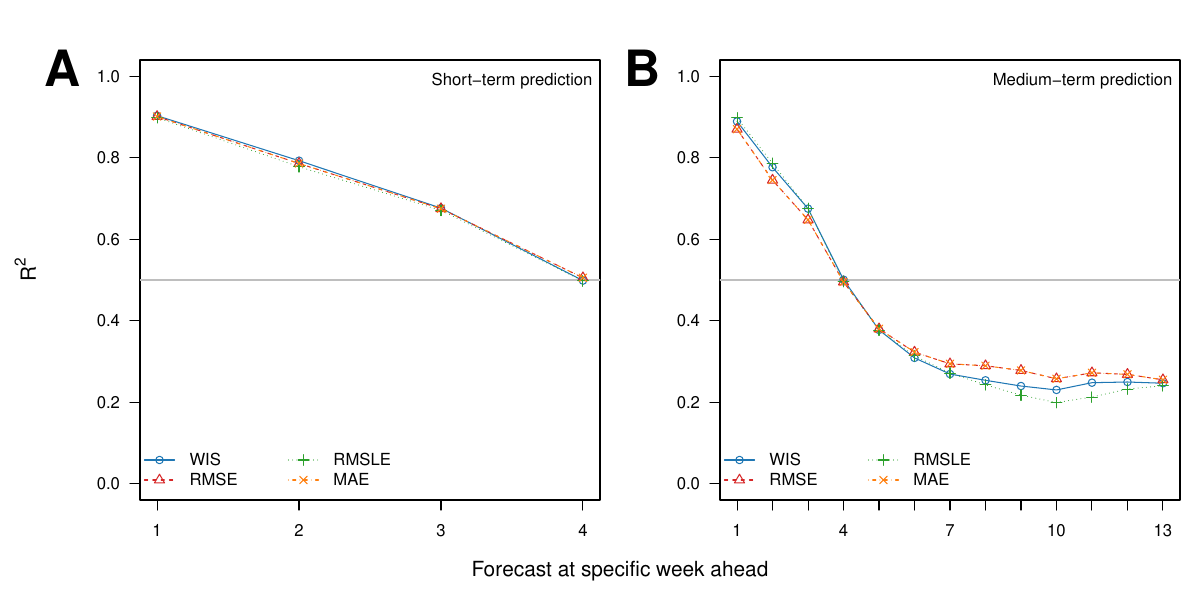

The script that saved this image:





#
#--- SETUP ---
#





load(list.files("data", "HK_flu_reg", full.names = T))
source("program/ILI/20240404_reg_sep_fore_Xw_fx.R")





#
#--- DATA INPUT ---
#





# <2  mins
start.t = Sys.time()

cl = makeCluster(n.cores, type = "SOCK")
registerDoSNOW(cl)

f.r2 = list()

for (f.period in c(4, 13)) {
  
  f.yr = 2020
  # f.period = 4
  data.fx(data, f.yr, f.period, 26)
  

  
  load(list.files("program/ILI", sprintf("reg_sep_fore_%02dw_%d_CV_result.Rdata", f.period, f.yr), full.names = T))
  
  cv.table = aggregate(. ~ model, data = cv.table, FUN = mean)
  cv.table = subset(cv.table, select = -tsCV.ind)
  cv.table = criteria.rank.fx(cv.table, rank.w.value = F)
  
  ( RMSE.model = with(cv.table, model[which.min(v.RMSE     )]) )
  ( LNQ.model  = with(cv.table, model[which.min(v.LNQ      )]) )
  ( MAE.model  = with(cv.table, model[which.min(v.MAE      )]) ) 
  ( WIS.model  = with(cv.table, model[which.min(v.WIS      )]) ) 
  
  
  
  # calculate r2
  model.list = sprintf("%s.model", c("WIS", "RMSE", "LNQ", "MAE"))
  
  r2.list = foreach(
    i         = model.list,
    .packages = c("MASS"),
    .export   = model.list,
    .combine  = c
  ) %dopar% {
    
    # model.i    = get("RMSE.model")
    model.i    = get(i)
    pred.train = pred.fx(model.i, train.d, train.d, c(0.05), keep.mc = F)
    r2         = sapply(pred.train[["pred.y.sum"]], function(x) { (cor(x[, c("f.obs", "fit.mean")])[2,1])^2 })
    
    output = list(r2)
    names(output) = i
    
    return(output)
  }
  
  f.r2[[sprintf("%02dw", f.period)]] = r2.list
  
}

stopCluster(cl)

end.t = Sys.time()
end.t - start.t

save(f.r2, file = file.fx("r2.Rdata"))





#
#--- plot ---
#




# range( sapply(f.r2[["13w"]], function(i) { i[1:4]  } ) )
# range( sapply(f.r2[["13w"]], function(i) { i[5:13] } ) )


pdf(
  width  = 12,
  height = 6,
  file   = file.fx("FigS2_r2.pdf")
)



# windows(width = 12, height = 6)
# quartz(width = 12, height = 6)
par(mfrow = c(1,2), mar = c(2,5,3,1), oma = c(3,2,0,0), las = 1)

for (f.period in c(4, 13)) {
  
  plot(
    NULL,
    xlim = range(1:f.period),
    ylim = c(0, 1),
    xaxt = "n",
    ylab = ""
  )
  abline(h = 0.5, col = "grey")
  
  if (f.period == 13) {
    axis(1, at = 1:f.period, labels = NA)
    axis(1, at = seq(1, 13, 3), tick = F)
  } else {
    axis(1, at = 1:f.period)
  }
  
  
  r2.list = f.r2[[sprintf("%02dw", f.period)]]
  N       = length(r2.list)
  for (i in 1:N) {
    
    r2.i = r2.list[[i]]
    points(r2.i, col = col.fx(i), pch = i)
    lines(r2.i, col = col.fx(i), lty = i)
  }
  
  if (f.period == 4) {
    mtext("A", side = 3, line = -1.5, adj = -0.225, font = 2, cex = 3)
  } else {
    mtext("B", side = 3, line = -1.5, adj = -0.225, font = 2, cex = 3)
  }
  
  
  
  legend(
    "topright",
    legend = ifelse(f.period < 10, "Short-term prediction", "Medium-term prediction"),
    bty = "n"
  )
  
  legend(
    "bottomleft", 
    legend = sprintf("%s       ", gsub("[.]model", " ", gsub("LNQ", "RMSLE", names(r2.list)) ) ),
    lty = 1:N,
    pch = 1:N,
    col = col.fx(1:N),
    bty = "n", 
    ncol = 3
  )
  
}


mtext(
  text  = expression(R^2),
  side  = 2, 
  line  = 0, 
  cex   = 1.25, 
  outer = T, 
  las   = 0
)

mtext(
  text  = "Forecast at specific week ahead",
  side  = 1, 
  line  = 1, 
  cex   = 1.25, 
  outer = T
)

dev.off()





#
#--- END ---
#




